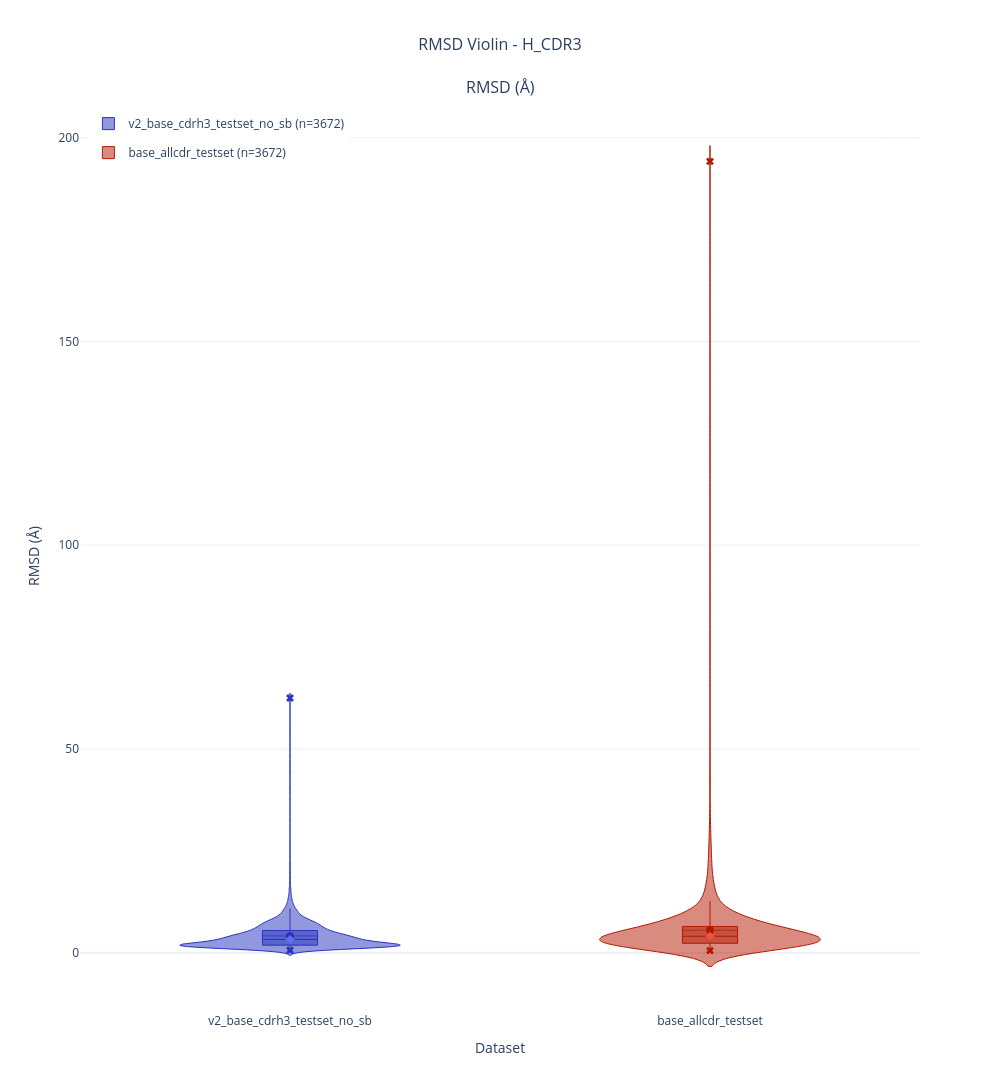

This figure's notebook cell:
### Code cell
params = ViolinParams(value_column=['rmsd'], show_points=False, show_whiskers=False)
fig = plot_violin_distributions(
    exps,
    cdr_target='H_CDR3',
    title='RMSD Violin',
    params=params,
    height=1200,
    confidence_level=1.0

)

### Figure 1 — Plotly figure (JSON) as saved in the notebook; plotly's stock layout.template omitted (floating-point values rounded to 4 significant figures; data arrays with more than 128 entries replaced by an {"elided": "..."} marker saying what was removed)
{"data": [{"alignmentgroup": "v2_base_cdrh3_testset_no_sb", "box": {"visible": true}, "hovertemplate": "<b>v2_base_cdrh3_testset_no_sb</b><br>Count: 3672<br>Mean: 4.128 Å<br>Median: 3.254 Å<extra></extra>", "legendgroup": "v2_base_cdrh3_testset_no_sb", "line": {"color": "rgb(39, 50, 190)", "width": 1}, "marker": {"color": "#636EFA", "opacity": 0.6}, "meanline": {"visible": true}, "name": "v2_base_cdrh3_testset_no_sb (n=3672)", "offsetgroup": "v2_base_cdrh3_testset_no_sb", "points": false, "scalemode": "width", "showlegend": true, "type": "violin", "x": {"elided": "3672 str values"}, "xaxis": "x", "y": {"elided": "3672 float values"}, "yaxis": "y"}, {"hovertemplate": "<b>v2_base_cdrh3_testset_no_sb mean</b>: 4.128 Å<extra></extra>", "marker": {"color": "rgb(39, 50, 190)", "size": 8, "symbol": "circle"}, "mode": "markers", "name": "v2_base_cdrh3_testset_no_sb mean", "showlegend": false, "type": "scatter", "x": ["v2_base_cdrh3_testset_no_sb"], "xaxis": "x", "y": [4.128], "yaxis": "y"}, {"hovertemplate": "<b>v2_base_cdrh3_testset_no_sb median</b>: 3.254 Å<extra></extra>", "marker": {"color": "#636EFA", "size": 7, "symbol": "diamond"}, "mode": "markers", "name": "v2_base_cdrh3_testset_no_sb median", "showlegend": false, "type": "scatter", "x": ["v2_base_cdrh3_testset_no_sb"], "xaxis": "x", "y": [3.254], "yaxis": "y"}, {"hovertemplate": "<b>v2_base_cdrh3_testset_no_sb min/max</b><br>min: 0.596 Å<br>max: 62.514 Å<extra></extra>", "marker": {"color": "rgb(39, 50, 190)", "size": 7, "symbol": "x"}, "mode": "markers", "name": "v2_base_cdrh3_testset_no_sb min/max", "showlegend": false, "type": "scatter", "x": ["v2_base_cdrh3_testset_no_sb", "v2_base_cdrh3_testset_no_sb"], "xaxis": "x", "y": [0.5959, 62.51], "yaxis": "y"}, {"alignmentgroup": "base_allcdr_testset", "box": {"visible": true}, "hovertemplate": "<b>base_allcdr_testset</b><br>Count: 3672<br>Mean: 5.517 Å<br>Median: 4.051 Å<extra></extra>", "legendgroup": "base_allcdr_testset", "line": {"color": "rgb(179, 25, 0)", "width": 1}, "marker": {"color": "#EF553B", "opacity": 0.6}, "meanline": {"visible": true}, "name": "base_allcdr_testset (n=3672)", "offsetgroup": "base_allcdr_testset", "points": false, "scalemode": "width", "showlegend": true, "type": "violin", "x": {"elided": "3672 str values"}, "xaxis": "x", "y": {"elided": "3672 float values"}, "yaxis": "y"}, {"hovertemplate": "<b>base_allcdr_testset mean</b>: 5.517 Å<extra></extra>", "marker": {"color": "rgb(179, 25, 0)", "size": 8, "symbol": "circle"}, "mode": "markers", "name": "base_allcdr_testset mean", "showlegend": false, "type": "scatter", "x": ["base_allcdr_testset"], "xaxis": "x", "y": [5.517], "yaxis": "y"}, {"hovertemplate": "<b>base_allcdr_testset median</b>: 4.051 Å<extra></extra>", "marker": {"color": "#EF553B", "size": 7, "symbol": "diamond"}, "mode": "markers", "name": "base_allcdr_testset median", "showlegend": false, "type": "scatter", "x": ["base_allcdr_testset"], "xaxis": "x", "y": [4.051], "yaxis": "y"}, {"hovertemplate": "<b>base_allcdr_testset min/max</b><br>min: 0.524 Å<br>max: 194.176 Å<extra></extra>", "marker": {"color": "rgb(179, 25, 0)", "size": 7, "symbol": "x"}, "mode": "markers", "name": "base_allcdr_testset min/max", "showlegend": false, "type": "scatter", "x": ["base_allcdr_testset", "base_allcdr_testset"], "xaxis": "x", "y": [0.5239, 194.2], "yaxis": "y"}], "layout": {"annotations": [{"font": {"size": 16}, "showarrow": false, "text": "RMSD (Å)", "x": 0.5, "xanchor": "center", "xref": "paper", "y": 1, "yanchor": "bottom", "yref": "paper"}], "height": 1200, "legend": {"x": 0.01, "xanchor": "left", "y": 0.99, "yanchor": "top"}, "title": {"font": {"size": 16}, "text": "RMSD Violin - H_CDR3", "x": 0.5, "xanchor": "center"}, "violingap": 0.25, "violinmode": "group", "width": 1000, "xaxis": {"anchor": "y", "categoryarray": ["v2_base_cdrh3_testset_no_sb", "base_allcdr_testset"], "categoryorder": "array", "domain": [0, 1], "title": {"text": "Dataset"}}, "yaxis": {"anchor": "x", "domain": [0, 1], "title": {"text": "RMSD (Å)"}}}}
